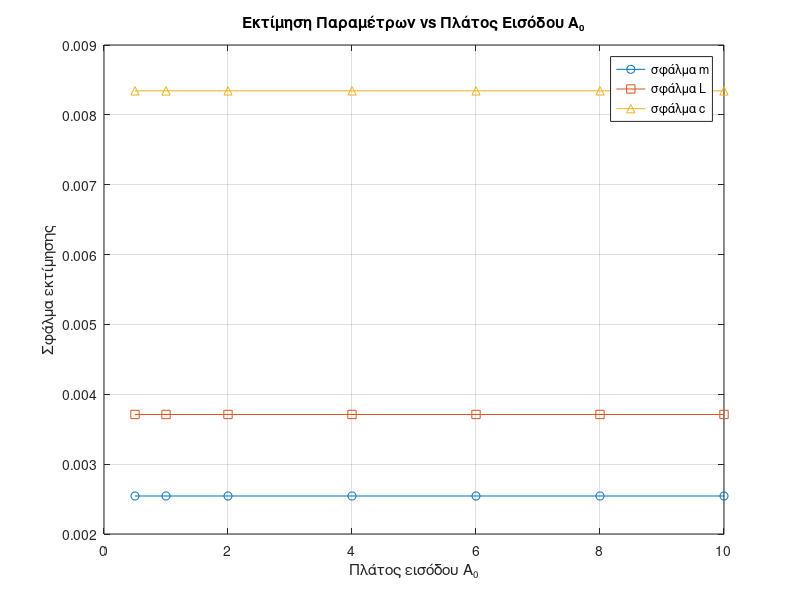

Recreate this plot in MATLAB.
clear;
clc;
close all;

m = 0.75;
L = 1.25;
c = 0.15;
g = 9.81;
Ts = 0.1;

x0 = [0; 0];
t_full = 0:0.001:20;
f_real = @(t, x, u) [x(2); (1/(m*L^2)) * (u - c*x(2) - m*g*L*x(1))];

A_values = [0.5 1 2 4 6 8 10];
errors_m = zeros(size(A_values));
errors_L = zeros(size(A_values));
errors_c = zeros(size(A_values));

ML2_real = m * L^2;
chat_real = c;
mgL_real = m * g * L;

for i = 1:length(A_values)
    A = A_values(i);
    u = @(t) A * sin(2 * t);

    f = @(t, x) f_real(t, x, u(t));
    [~, x] = ode45(f, t_full, x0);
    y_full = x(:,1);

    t = 0:Ts:20;
    y = interp1(t_full, y_full, t)';
    u_sampled = A * sin(2 * t)';

    % Φίλτρα (Λ(s) = s^2 + 2s + 1)
    l1 = 2; l2 = 1;
    s = tf('s');
    sys1 = tf([-1 0], [1 l1 l2]);   % -s*q / Λ(s)
    sys2 = tf(-1, [1 l1 l2]);       % -q / Λ(s)
    sys3 = tf(1, [1 l1 l2]);        % u / Λ(s)

    z1 = lsim(sys1, y, t);
    z2 = lsim(sys2, y, t);
    z3 = lsim(sys3, u_sampled, t);

    Z = [z1 z2 z3];  % Φ
    y_interp = y;    % q(t)
    theta = (y_interp' * Z) / (Z' * Z);  % θ = y^T * Z / (Z^T * Z)

    % Εκτίμηση παραμέτρων
    ML2 = 1 / theta(3);
    chat = (theta(1) + l1) * ML2;
    mgL = (theta(2) + l2) * ML2;
    mhat = mgL / (g * L);
    lhat = sqrt(ML2 / mhat);

    % Υπολογισμός σφαλμάτων
    errors_m(i) = abs(m - mhat);
    errors_L(i) = abs(L - lhat);
    errors_c(i) = abs(c - chat);
end

% Γραφήματα
figure;
plot(A_values, errors_m, '-o', 'DisplayName','σφάλμα m');
hold on;
plot(A_values, errors_L, '-s', 'DisplayName','σφάλμα L');
plot(A_values, errors_c, '-^', 'DisplayName','σφάλμα c');
xlabel('Πλάτος εισόδου A₀');
ylabel('Σφάλμα εκτίμησης');
title('Εκτίμηση Παραμέτρων vs Πλάτος Εισόδου A₀');
legend;
grid on;
